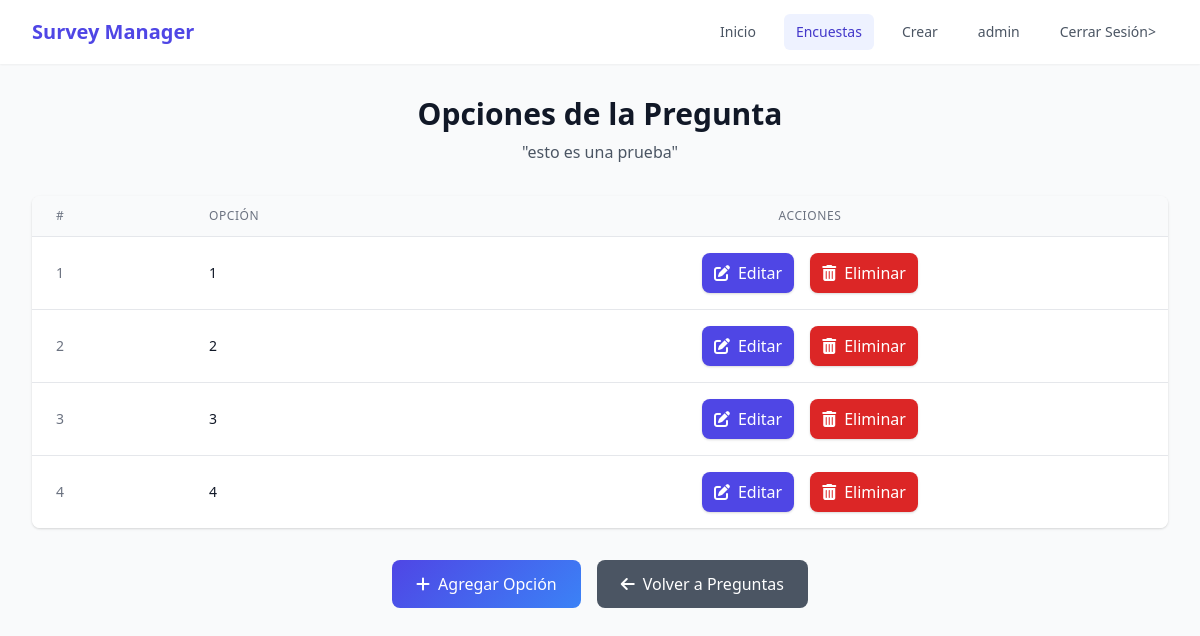
Screenshot of /lista_opciones/9/ (signed in) with the database file from the repository.
### core/models.py (models this page shows, shortened)
class Pregunta(models.Model):
    encuesta = models.ForeignKey(Encuesta, on_delete=models.CASCADE, related_name='preguntas', null=True)
    pregunta = models.TextField(null=True)

class Opcion(models.Model):
    pregunta = models.ForeignKey(Pregunta, on_delete=models.CASCADE, related_name='opciones', null=True)
    opcion = models.CharField(max_length=200)
    medias = models.ManyToManyField(Media, related_name='opciones_media', blank=True)
    color = models.CharField(max_length=7, blank=True, default="#28a745", validators=[
        RegexValidator(r'^#[0-9A-Fa-f]{6}$', message="El color debe ser un código hexadecimal válido.")
    ])

### core/views.py (the view)
# urls.py: path('lista_opciones/<int:pregunta_id>/', views.lista_opciones, name='lista_opciones'),
@login_required
def lista_opciones(request, pregunta_id):
    pregunta = get_object_or_404(Pregunta, id=pregunta_id)
    opciones = Opcion.objects.filter(pregunta=pregunta)
    return render(request, 'core/lista_opciones.html', {'pregunta': pregunta, 'opciones': opciones})

### core/templates/core/lista_opciones.html (shortened to what this page needs)
<!DOCTYPE html>
<html lang="es">
<head>
    {% load static %}
    <link href="https://cdnjs.cloudflare.com/ajax/libs/tailwindcss/2.2.19/tailwind.min.css" rel="stylesheet">
    <link href="https://cdnjs.cloudflare.com/ajax/libs/font-awesome/6.0.0/css/all.min.css" rel="stylesheet">
</head>
<body class="bg-gray-50 min-h-screen">
    <nav class="bg-white shadow-sm">
        <div class="max-w-7xl mx-auto px-4 sm:px-6 lg:px-8">
            <div class="flex justify-between h-16">
                <div class="flex">
                    <a href="{% url 'inicio' %}" class="flex items-center">
                        <span class="text-xl font-bold text-indigo-600">Survey Manager</span>
                    </a>
                </div>
                <div class="flex items-center space-x-4">
                    <a href="{% url 'inicio' %}" class="text-gray-600 hover:text-gray-900 px-3 py-2 rounded-md text-sm font-medium">Inicio</a>
                    <a href="{% url 'lista_encuestas' %}" class="bg-indigo-50 text-indigo-700 px-3 py-2 rounded-md text-sm font-medium">Encuestas</a>
                    <a href="{% url 'crear_encuesta' %}" class="text-gray-600 hover:text-gray-900 px-3 py-2 rounded-md text-sm font-medium">Crear</a>
                    {% if user.is_authenticated %}
                        <a class="text-gray-600 hover:text-gray-900 px-3 py-2 rounded-md text-sm font-medium" href="#">{{ user.username }}</a>
                        <a href="{% url 'logout' %}"  class="text-gray-600 hover:text-gray-900 px-3 py-2 rounded-md text-sm font-medium">Cerrar Sesión></a>
                    {% endif %}
                </div>
            </div>
        </div>
    </nav>
    <main class="max-w-7xl mx-auto px-4 sm:px-6 lg:px-8 py-8">
        <div class="text-center mb-8">
            <h1 class="text-3xl font-bold text-gray-900 mb-2">Opciones de la Pregunta</h1>
            <p class="text-gray-600">"{{ pregunta.pregunta }}"</p>
        </div>
        {% if opciones %}
        <div class="bg-white rounded-lg shadow overflow-hidden">
            <div class="table-responsive">
                <table class="min-w-full divide-y divide-gray-200">
                    <thead class="bg-gray-50">
                        <tr>
                            <th class="px-6 py-3 text-left text-xs font-medium text-gray-500 uppercase tracking-wider">#</th>
                            <th class="px-6 py-3 text-left text-xs font-medium text-gray-500 uppercase tracking-wider">Opción</th>
                            <th class="px-6 py-3 text-center text-xs font-medium text-gray-500 uppercase tracking-wider">Acciones</th>
                        </tr>
                    </thead>
                    <tbody class="bg-white divide-y divide-gray-200">
                        {% for opcion in opciones %}
                        <tr class="option-row">
                            <td class="px-6 py-4 whitespace-nowrap text-sm text-gray-500">{{ forloop.counter }}</td>
                            <td class="px-6 py-4 whitespace-nowrap text-sm font-medium text-gray-900">{{ opcion.opcion }}</td>
                            <td class="px-6 py-4 whitespace-nowrap text-center">
                                <div class="flex justify-center space-x-4">
                                    <a href="{% url 'editar_opcion' opcion_id=opcion.id %}"
                                       class="inline-flex items-center px-3 py-2 bg-indigo-600 text-white rounded-lg shadow hover:bg-indigo-700">
                                        <i class="fas fa-edit mr-2"></i> Editar
                                    </a>
                                    <a href="{% url 'eliminar_opcion' opcion_id=opcion.id %}"
                                       class="inline-flex items-center px-3 py-2 bg-red-600 text-white rounded-lg shadow hover:bg-red-700">
                                        <i class="fas fa-trash-alt mr-2"></i> Eliminar
                                    </a>
                                </div>
                            </td>
                        </tr>
                        {% endfor %}
                    </tbody>
                </table>
            </div>
        </div>
        {% endif %}
        <div class="flex justify-center space-x-4 mt-8">
            <a href="{% url 'crear_opcion' pregunta_id=pregunta.id %}"
               class="inline-flex items-center px-6 py-3 bg-gradient-primary text-white rounded-lg hover:opacity-90">
                <i class="fas fa-plus mr-2"></i> Agregar Opción
            </a>
            <a href="{% url 'lista_preguntas' encuesta_id=pregunta.encuesta.id %}"
               class="inline-flex items-center px-6 py-3 bg-gray-600 text-white rounded-lg hover:bg-gray-700">
                <i class="fas fa-arrow-left mr-2"></i> Volver a Preguntas
            </a>
        </div>
    </main>
</body>
</html>

### core/templates/core/lista_opciones.html (style rules this page uses)
.bg-gradient-primary { background: linear-gradient(135deg, #4f46e5, #3b82f6); }
.option-row { transition: transform 0.2s ease, background-color 0.2s ease; }
.table-responsive { overflow-x: auto; }

### rows the page displays
Pregunta: pregunta "esto es una prueba"
Opcion: opcion "1"
Opcion: opcion "2"
Opcion: opcion "3"
Opcion: opcion "4"

### other values shown
{{ user.username }} "admin"
